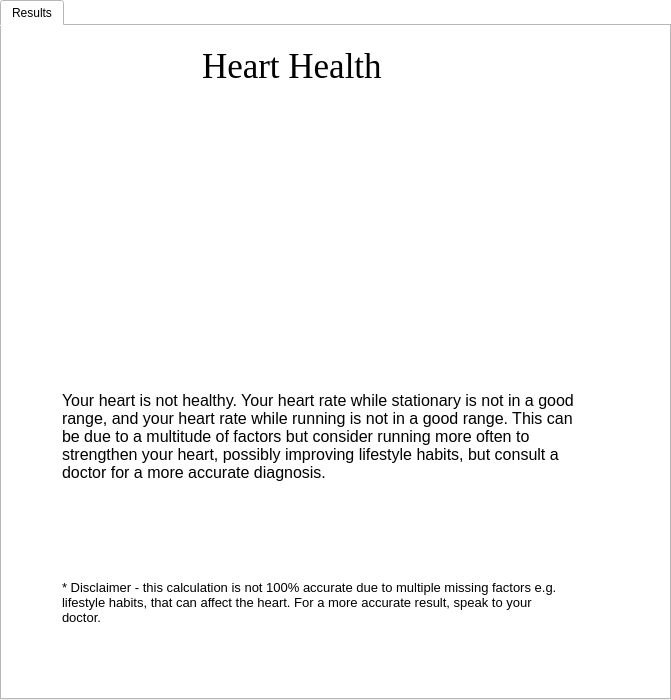
<?xml version="1.0" encoding="UTF-8"?>
<ui version="4.0">
 <class>h_h_stat_b_run_b_widget</class>
 <widget class="QWidget" name="h_h_stat_b_run_b_widget">
  <property name="geometry">
   <rect>
    <x>0</x>
    <y>0</y>
    <width>671</width>
    <height>700</height>
   </rect>
  </property>
  <property name="windowTitle">
   <string>Form</string>
  </property>
  <property name="styleSheet">
   <string notr="true">background-color: rgb(255, 255, 255);</string>
  </property>
  <widget class="QTabWidget" name="h_h_stat_b_run_b_tab_widget">
   <property name="geometry">
    <rect>
     <x>0</x>
     <y>0</y>
     <width>671</width>
     <height>700</height>
    </rect>
   </property>
   <property name="currentIndex">
    <number>0</number>
   </property>
   <widget class="QWidget" name="results_tab">
    <attribute name="title">
     <string>Results</string>
    </attribute>
    <widget class="QLabel" name="h_h_stat_b_run_b_title_lbl">
     <property name="geometry">
      <rect>
       <x>200</x>
       <y>20</y>
       <width>261</width>
       <height>61</height>
      </rect>
     </property>
     <property name="font">
      <font>
       <family>Georgia</family>
       <pointsize>26</pointsize>
      </font>
     </property>
     <property name="text">
      <string>Heart Health</string>
     </property>
     <property name="alignment">
      <set>Qt::AlignLeading|Qt::AlignLeft|Qt::AlignTop</set>
     </property>
     <property name="wordWrap">
      <bool>true</bool>
     </property>
    </widget>
    <widget class="QLabel" name="h_h_stat_b_run_b_img_lbl">
     <property name="geometry">
      <rect>
       <x>190</x>
       <y>76</y>
       <width>291</width>
       <height>261</height>
      </rect>
     </property>
     <property name="text">
      <string/>
     </property>
     <property name="pixmap">
      <pixmap>../../Pictures/h_h_stat_b_run_b.png</pixmap>
     </property>
     <property name="alignment">
      <set>Qt::AlignLeading|Qt::AlignLeft|Qt::AlignTop</set>
     </property>
     <property name="wordWrap">
      <bool>true</bool>
     </property>
    </widget>
    <widget class="QLabel" name="h_h_stat_b_run_b_msg_lbl">
     <property name="geometry">
      <rect>
       <x>60</x>
       <y>365</y>
       <width>521</width>
       <height>151</height>
      </rect>
     </property>
     <property name="font">
      <font>
       <pointsize>12</pointsize>
      </font>
     </property>
     <property name="text">
      <string>Your heart is not healthy. Your heart rate while stationary is not in a good range, and your heart rate while running is not in a good range. This can be due to a multitude of factors but consider running more often to strengthen your heart, possibly improving lifestyle habits, but consult a doctor for a more accurate diagnosis. </string>
     </property>
     <property name="alignment">
      <set>Qt::AlignLeading|Qt::AlignLeft|Qt::AlignTop</set>
     </property>
     <property name="wordWrap">
      <bool>true</bool>
     </property>
    </widget>
    <widget class="QLabel" name="h_h_stat_b_run_b_disclaimer_lbl">
     <property name="geometry">
      <rect>
       <x>60</x>
       <y>554</y>
       <width>510</width>
       <height>61</height>
      </rect>
     </property>
     <property name="font">
      <font>
       <pointsize>10</pointsize>
      </font>
     </property>
     <property name="text">
      <string>* Disclaimer - this calculation is not 100% accurate due to multiple missing factors e.g. lifestyle habits, that can affect the heart. For a more accurate result, speak to your doctor.</string>
     </property>
     <property name="alignment">
      <set>Qt::AlignLeading|Qt::AlignLeft|Qt::AlignTop</set>
     </property>
     <property name="wordWrap">
      <bool>true</bool>
     </property>
    </widget>
   </widget>
  </widget>
 </widget>
 <resources/>
 <connections/>
</ui>
